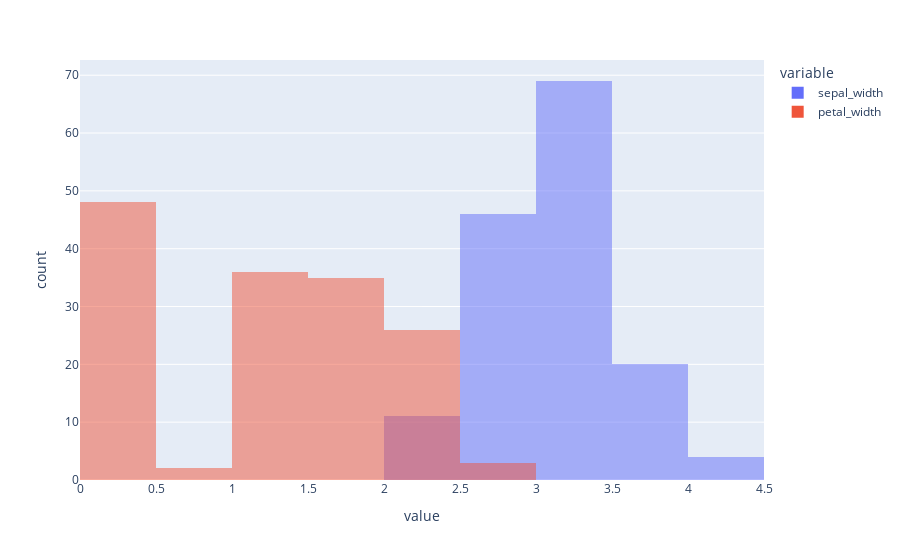

Write notebook code for a chart like this one.
### Code cell
px.histogram(data_frame=iris, x=['sepal_width','petal_width'], barmode='overlay')

### Figure 1 — Plotly figure (JSON) as saved in the notebook; plotly's stock layout.template omitted (floating-point values rounded to 4 significant figures; data arrays with more than 128 entries replaced by an {"elided": "..."} marker saying what was removed)
{"data": [{"alignmentgroup": "True", "bingroup": "x", "hovertemplate": "variable=sepal_width<br>value=%{x}<br>count=%{y}<extra></extra>", "legendgroup": "sepal_width", "marker": {"color": "#636efa", "opacity": 0.5, "pattern": {"shape": ""}}, "name": "sepal_width", "offsetgroup": "sepal_width", "orientation": "v", "showlegend": true, "type": "histogram", "x": {"elided": "150 float values"}, "xaxis": "x", "yaxis": "y"}, {"alignmentgroup": "True", "bingroup": "x", "hovertemplate": "variable=petal_width<br>value=%{x}<br>count=%{y}<extra></extra>", "legendgroup": "petal_width", "marker": {"color": "#EF553B", "opacity": 0.5, "pattern": {"shape": ""}}, "name": "petal_width", "offsetgroup": "petal_width", "orientation": "v", "showlegend": true, "type": "histogram", "x": {"elided": "150 float values"}, "xaxis": "x", "yaxis": "y"}], "layout": {"barmode": "overlay", "legend": {"title": {"text": "variable"}, "tracegroupgap": 0}, "margin": {"t": 60}, "xaxis": {"anchor": "y", "domain": [0, 1], "title": {"text": "value"}}, "yaxis": {"anchor": "x", "domain": [0, 1], "title": {"text": "count"}}}}
